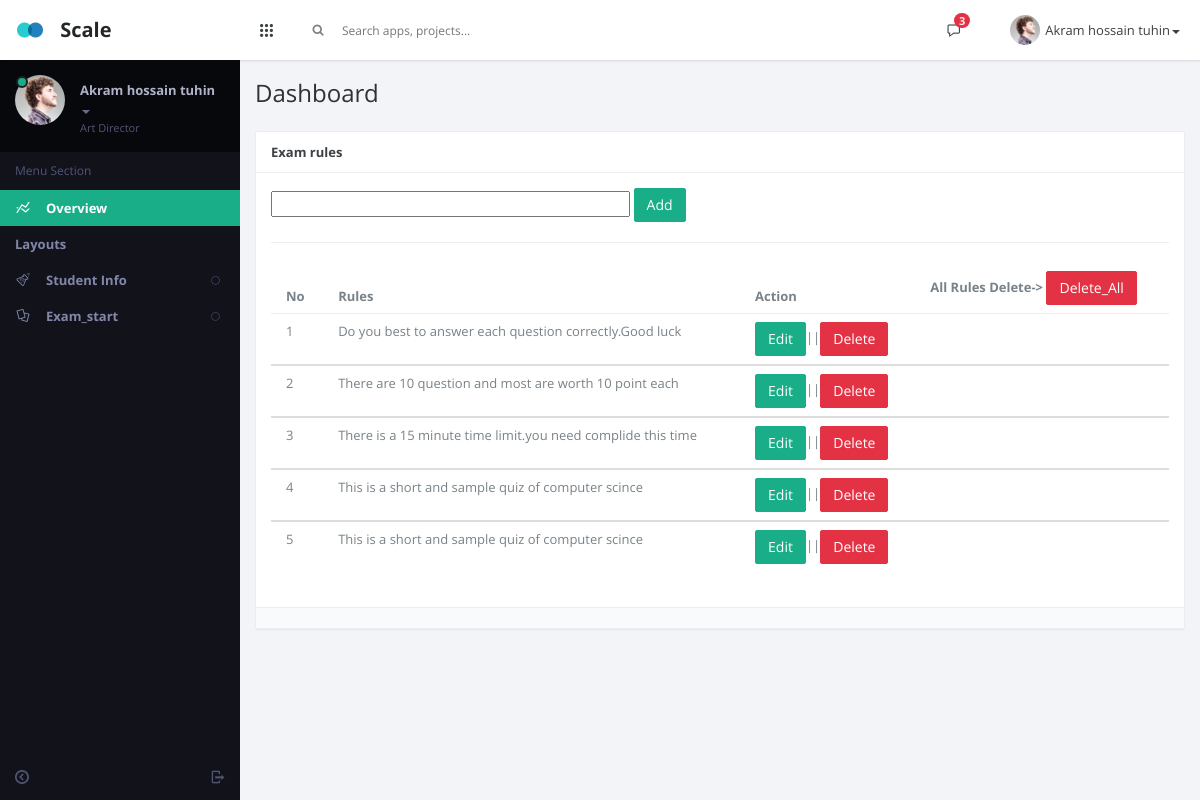
The app's page /admin/examrule.php (signed in) with its own data.
### tables this page shows
CREATE TABLE `rules` (
  `id` int(10) NOT NULL,
  `rules` varchar(200) DEFAULT NULL
);

### admin/lib/admin.php (called while the page is built, shortened)
<?php
include_once "databese.php";
class admin extends database{
public static function allrues(){
$query="select * from rules";
$send=parent::get($query);
$send->execute();
return $send->fetchAll();
}
}
?>

### admin/lib/databese.php (called while the page is built, shortened)
<?php
abstract class database{
protected  static function Connection(){
    try {
    return    self::$con=new PDO("mysql:dbname=".'online_exam'.";host=".'localhost','admin','00');
    } catch (PDOEXCEPTION $th) {
        echo "Database is not Connect ->" .$th->Getmessage();
    }
}
protected static function get($query){
 return   self::Connection()->prepare($query);
}
}
?>

### admin/examrule.php (the view, shortened to what this page needs)
<?php include_once "config/header.php";
  $get=  admin::allrues();
?>
                <section id="content">
                    <section class="hbox stretch">
                        <section>
                            <section class="vbox">
                                <section class="scrollable padder">
                                    <section class="row m-b-md">
                                        <div class="col-sm-6">
                                            <h3 class="m-b-xs text-black">Dashboard</h3>
                                        </div>
                                    </section>
                                    <div class="row">
                                        <div class="col-md-12">
                                            <section class="panel b-a">
                                                <div class="panel-heading b-b">
                                                    <a href="#" class="font-bold">Exam rules</a>
                                                </div>
                                                <div class="panel-body">
                                            <form action="lib/test.php" method="post">
                                            <input type="text" style="width:40%" class='from-control' name='text'  value="">
                                            <input type="Submit" class='btn btn-success' name="add" value="Add">
                                            </form>
                                            <hr>
                                            <table class='table table-active '>
                                            <thead>
                                            <tr>
                                            <th>No</th>
                                            <th>Rules</th>
                                            <th>Action</th>
                                            <th>All Rules Delete-> <a href="lib/test.php?delete_rules"  class="btn btn-danger">Delete_All</a></th>
                                            </tr>
                                            </thead>
                                            <tbody>
                                            <?php $i=1; foreach($get as $value) {?>
                                            <tr>
                                            <td><?php echo $i;$i++;?></td>
                                            <td><?php echo $value['rules']?></td>
                                            <td><a href="edit.php?editrules=<?php echo $value['id']?>" class="btn btn-success">Edit</a>||<a href="lib/test.php?deleterules=<?php echo $value['id']?>" class='btn btn-danger'>Delete</a></td>
                                            </tr>
                                            </tbody>
                                            <?php }?>
                                            </table>
                                                </div>
                                                <div class="clearfix panel-footer">
                                                </div>
                                            </section>
                                        </div>
                                    </div>
<?php include_once "config/footer.php";  ?>

### records on screen
rules: rules "Do you best to answer each question correctly.Good luck"
rules: rules "There are 10 question and most are worth 10 point each"
rules: rules "There is a 15 minute time limit.you need complide this time"
rules: rules "This is a short and sample quiz of computer scince"
rules: rules "This is a short and sample quiz of computer scince"

### other values on screen
$_SESSION['name'] "Akram hossain tuhin"
